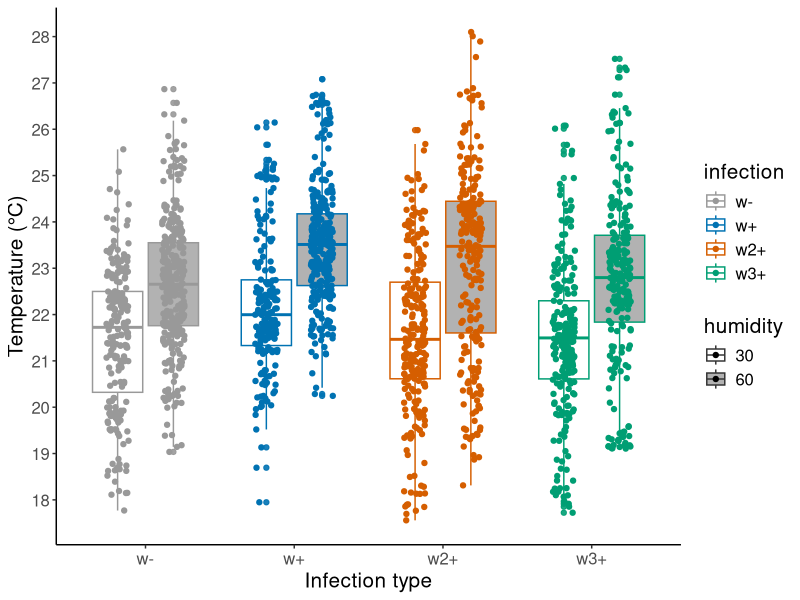

Reproduce this figure in R.
library(lme4)
library(afex)
library(emmeans)
library(ggplot2)
library(dplyr)
require(gridExtra)
library(car)
library(readxl)

DATA=read_excel("Strunov_etal_WolbTP_2023_RawData.xlsx", sheet = "30% vs 60% humidity")
DATA$replica=as.factor(DATA$replica)
DATA$humidity=as.factor(DATA$humidity)

summary(DATA)

count(DATA, "infection")

cat("**** Summary Table ****\n")

means=DATA %>%
  group_by(infection, humidity) %>%
  dplyr::summarise(Mean=mean(TempEst),SD=sd(TempEst),Median=median(TempEst))
means

ggplot(DATA,aes(x=infection,y=TempEst, fill=humidity, color=infection))+geom_boxplot(alpha=0.9)+
  geom_point(aes(color=infection), position = position_jitterdodge(0.3))+
  theme_classic()+
  theme(text = element_text(size=15))+
  xlab("Infection type")+scale_y_continuous(name="Temperature (°C)", breaks=seq(10,36,1))+
  scale_fill_manual(values = c("white", "darkgrey"))+
  scale_colour_manual(values=c("#999999","#0072B2","#D55E00", "#009E73"))

cat("\n**** Linear mixed model ****\n")

options(contrasts = c("contr.sum","contr.poly"))

LMM1=lmer(TempEst~infection*humidity+(1|replica)+(1|time), data=DATA)
LMM1.null.interaction=lmer(TempEst~infection+humidity+(1|replica)+(1|time), data=DATA)
LMM1.null.humidity=lmer(TempEst~infection+(1|replica)+(1|time), data=DATA)
LMM1.null.infection=lmer(TempEst~humidity+(1|replica)+(1|time), data=DATA)

summary(LMM1)

anova(LMM1,LMM1.null.interaction, type=3, test.statistic = "F")
anova(LMM1,LMM1.null.humidity, type=3, test.statistic = "F")
anova(LMM1,LMM1.null.infection, type=3, test.statistic = "F")

### Post-hoc test

emmeans(LMM1, list(pairwise ~ infection*humidity), adjust = "tukey")
